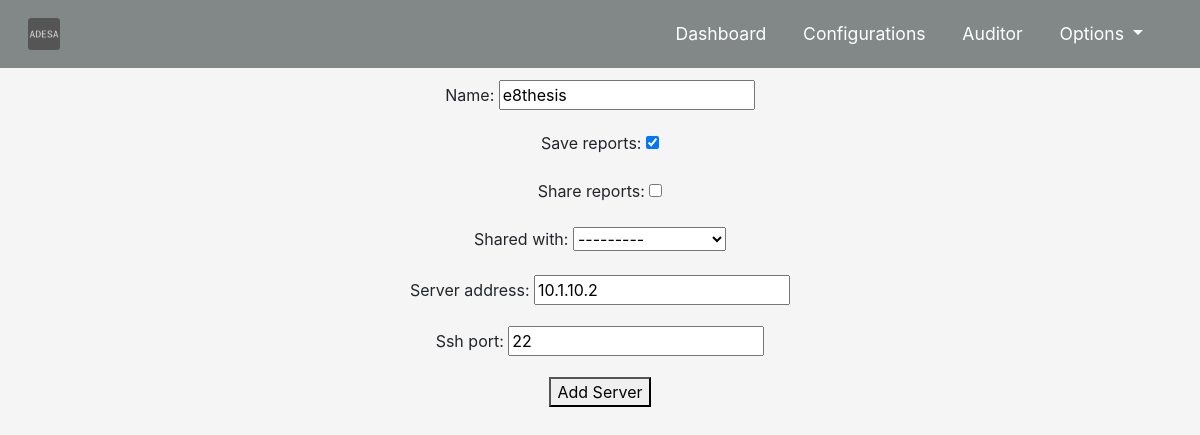
The page /ad/edit/1 (signed in) on the database its author committed.
### ad/models.py (models this page shows)
class Server(models.Model):
    owner = models.ForeignKey(User, models.CASCADE)
    name = models.CharField(max_length=50)
    server_address = models.CharField(max_length=20)
    ssh_port = models.IntegerField(default=22)
    save_reports = models.BooleanField(default=True)
    share_reports = models.BooleanField(default=True)
    shared_with = models.ForeignKey(User, models.CASCADE, related_name='shared_with', null=True, blank=True)

### ad/views.py (the view)
# urls.py: path('edit/<str:pk>', views.edit_server, name='edit_server'),
@login_required
def edit_server(request, pk):
    if request.method == 'POST':
        form = AddServerForm(request.POST)
        if form.is_valid():
            form.save(user_id=request.user.id)
            messages.success(request, 'Successfully updated server details')
            return redirect('configuration')
    server = Server.objects.get(id=pk)
    form = AddServerForm(instance=server)
    context = {
        'form': form
    }
    return render(request, 'ad/add_server.html', context)

### ad/forms.py (shortened to what this page needs)
class AddServerForm(ModelForm):
    class Meta:
        model = Server
        fields = ['name', 'save_reports', 'share_reports', 'shared_with', 'server_address', 'ssh_port']

### templates/ad/add_server.html (shortened to what this page needs)
{% extends 'base.html' %}
{% block content %}
    <form method="POST">
    {{ form.as_p }}
    <button type="submit">Add Server</button>
    </form>
{% endblock %}

### templates/static/css/style.css (style rules this page uses)
html body { background-color: #f5f5f5; }

### rows shown on the page
Server: name "e8thesis", save_reports "☑", shared_with "---------", server_address "10.1.10.2", ssh_port "22"
